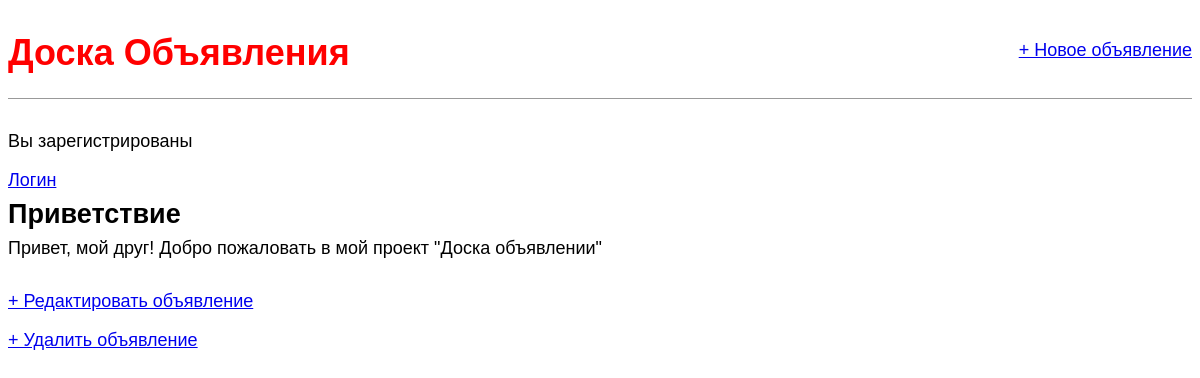
The app's page /post/1/ with its own data.
### ad/models.py (models this page shows, shortened)
class Post(models.Model):
    title = models.CharField(max_length=200)
    author = models.ForeignKey(
        'auth.User',
        on_delete=models.CASCADE,
        )
    body = models.TextField()

### ad/views.py (the view)
# urls.py: path('post/<int:pk>/', views.BlogDetailView.as_view(), name='post_detail'),
class BlogDetailView(DetailView):
    model = Post
    template_name = 'post_detail.html'

### templates/post_detail.html
{% extends 'base.html' %}
{% block content %}
    <div class="post-entry">
        <h2>{{ post.title }}</h2>
        <p>{{ post.body }}</p>
    </div>
    <p><a href="{% url 'post_edit' post.pk %}">+ Редактировать объявление</a></p>
    <p><a href="{% url 'post_delete' post.pk %}">+ Удалить объявление</a></p>
{% endblock content %}

### static/css/base.css (style rules this page uses)
body { font-family: 'Source Sans Pro', sans-serif; font-size: 18px; }
.post-entry { margin-bottom: 2rem; }
.post-entry h2 { margin: 0.5rem 0; }
.post-entry p { margin: 0; font-weight: 400; }

### records on screen
Post: title "Приветствие", body "Привет, мой друг! Добро пожаловать в мой проект \"Доска объявлении\""
